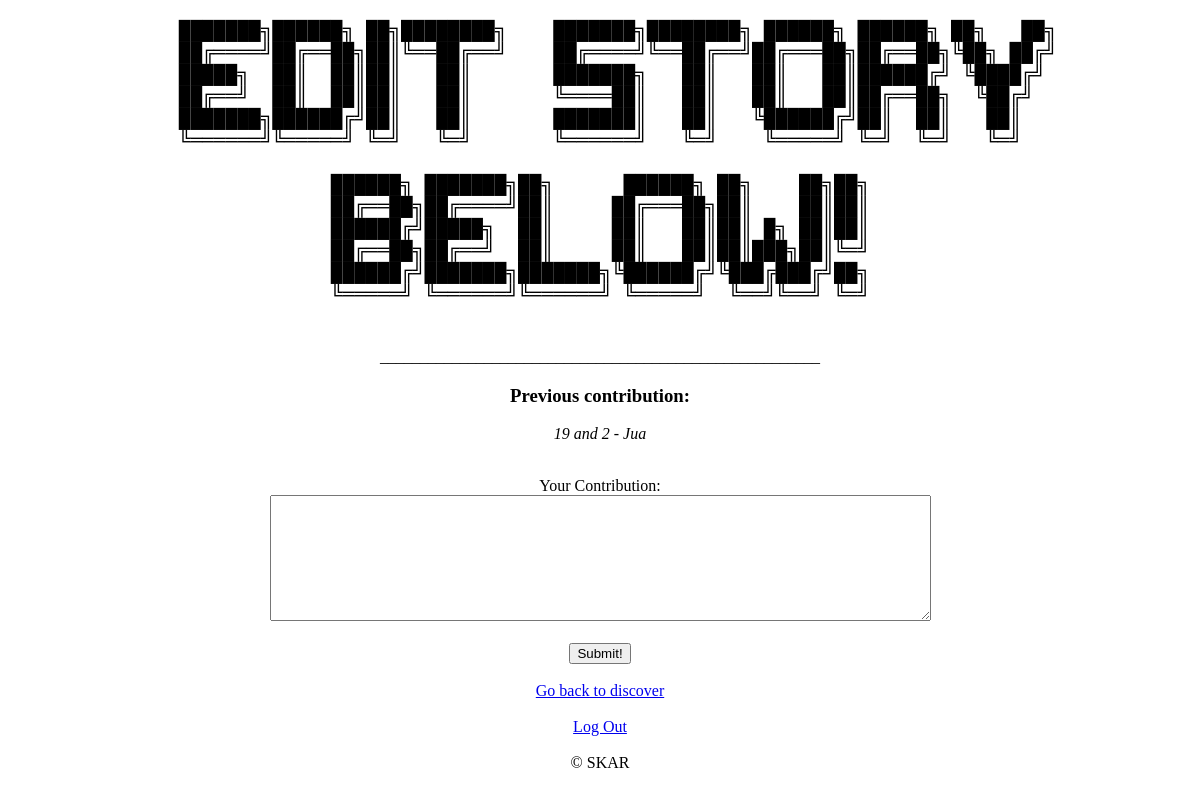
/edit?story=Twenty (signed in), run on an earlier commit of the app's database.
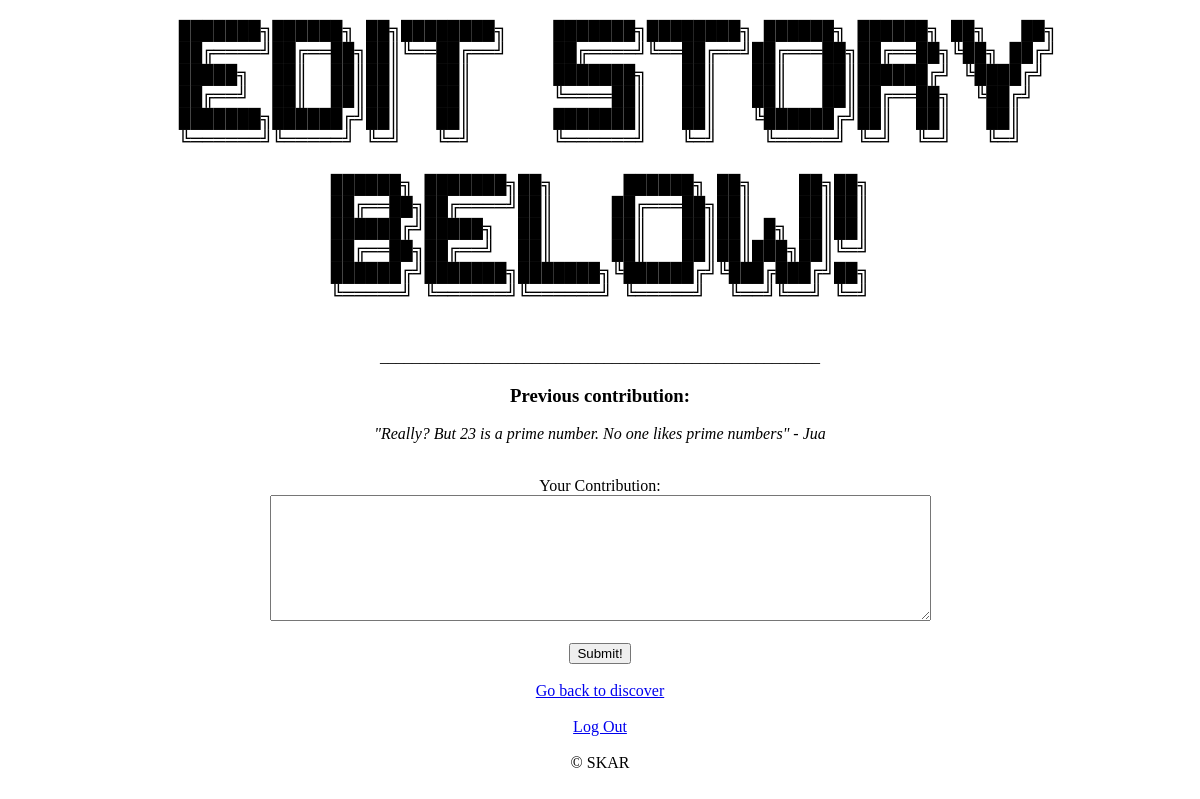
And on a later commit of the database.
### tables this page shows
CREATE TABLE stories(name TEXT, username TEXT, contrib TEXT);

### app.py (the view)
@app.route('/edit')
def edit():
    storyname = ''
    try:
        storyname = request.args['story']
    except:
        return redirect("/discover")
    if 'user' in session:
        if not storyname in story.getStories(session['user']):
            storycontent = story.getLast(storyname)[0]
        else: return redirect('/profile')
    else:
        return redirect('/')
    return render_template('edit.html', story_title = storyname, story = storycontent, contributor = story.getAuthor(storyname))

### util/story.py (called while the page is built)
def getStories(username):
    db = sqlite3.connect("data/info.db")
    c = db.cursor()
    c.execute("SELECT name FROM stories WHERE username = ?", (username,))
    rows = c.fetchall()
    output = set()
    for i in rows:
        output.add(i[0])
    db.close()
    return(output)

def getLast(storyname):
    db = sqlite3.connect("data/info.db")
    c = db.cursor()
    for i in c.execute("SELECT contrib FROM stories WHERE name = ? ORDER BY ROWID DESC LIMIT 1;",(storyname,)):
        db.close()
        return [i[0]]
    else:
        db.close()
        return ["Story does not exist"]

def getAuthor(storyname):
    db = sqlite3.connect("data/info.db")
    c = db.cursor()
    for i in c.execute("SELECT username FROM stories WHERE name = ? ORDER BY ROWID LIMIT 1;",(storyname,)):
        db.close()
        return i[0]
    else:
        db.close()
        return "Story does not exist"

### templates/edit.html (shortened to what this page needs)
{% extends 'basetemplate.html' %}
{% block body %}
    <center>
        <h2>
            <pre>
   ███████╗██████╗ ██╗████████╗    ███████╗████████╗ ██████╗ ██████╗ ██╗   ██╗
   ██╔════╝██╔══██╗██║╚══██╔══╝    ██╔════╝╚══██╔══╝██╔═══██╗██╔══██╗╚██╗ ██╔╝
  █████╗  ██║  ██║██║   ██║       ███████╗   ██║   ██║   ██║██████╔╝ ╚████╔╝
 ██╔══╝  ██║  ██║██║   ██║       ╚════██║   ██║   ██║   ██║██╔══██╗  ╚██╔╝
███████╗██████╔╝██║   ██║       ███████║   ██║   ╚██████╔╝██║  ██║   ██║
╚══════╝╚═════╝ ╚═╝   ╚═╝       ╚══════╝   ╚═╝    ╚═════╝ ╚═╝  ╚═╝   ╚═╝
██████╗ ███████╗██╗      ██████╗ ██╗    ██╗██╗
██╔══██╗██╔════╝██║     ██╔═══██╗██║    ██║██║
██████╔╝█████╗  ██║     ██║   ██║██║ █╗ ██║██║
██╔══██╗██╔══╝  ██║     ██║   ██║██║███╗██║╚═╝
██████╔╝███████╗███████╗╚██████╔╝╚███╔███╔╝██╗
╚═════╝ ╚══════╝╚══════╝ ╚═════╝  ╚══╝╚══╝ ╚═╝
            </pre>
        </h2>
        _______________________________________________________
        <form action="/editchanges?story={{ story_title }}" method = "POST">
            <h3>Previous contribution: </h3>
            <p>
                <i>{{ story }} - {{ contributor }}</i>
            </p>
            <br>
            Your Contribution:
            <br>
            <textarea name="story_content" rows="8" cols="80" required></textarea>
            <br><br>
            <input type="submit" value="Submit!">
        </form>
        <br>
        <a href="/discover">Go back to discover</a>
        <br><br>
    </center>
{% endblock %}

What changed in the data, as far as the page shows it:
added stories: contrib "\"Really? But 23 is a prime number. No one likes prime numbers\""
Also different on the page:
{{ story }}: "19 and 2" → "\"Really? But 23 is a prime number. No one likes prime numbers\""
